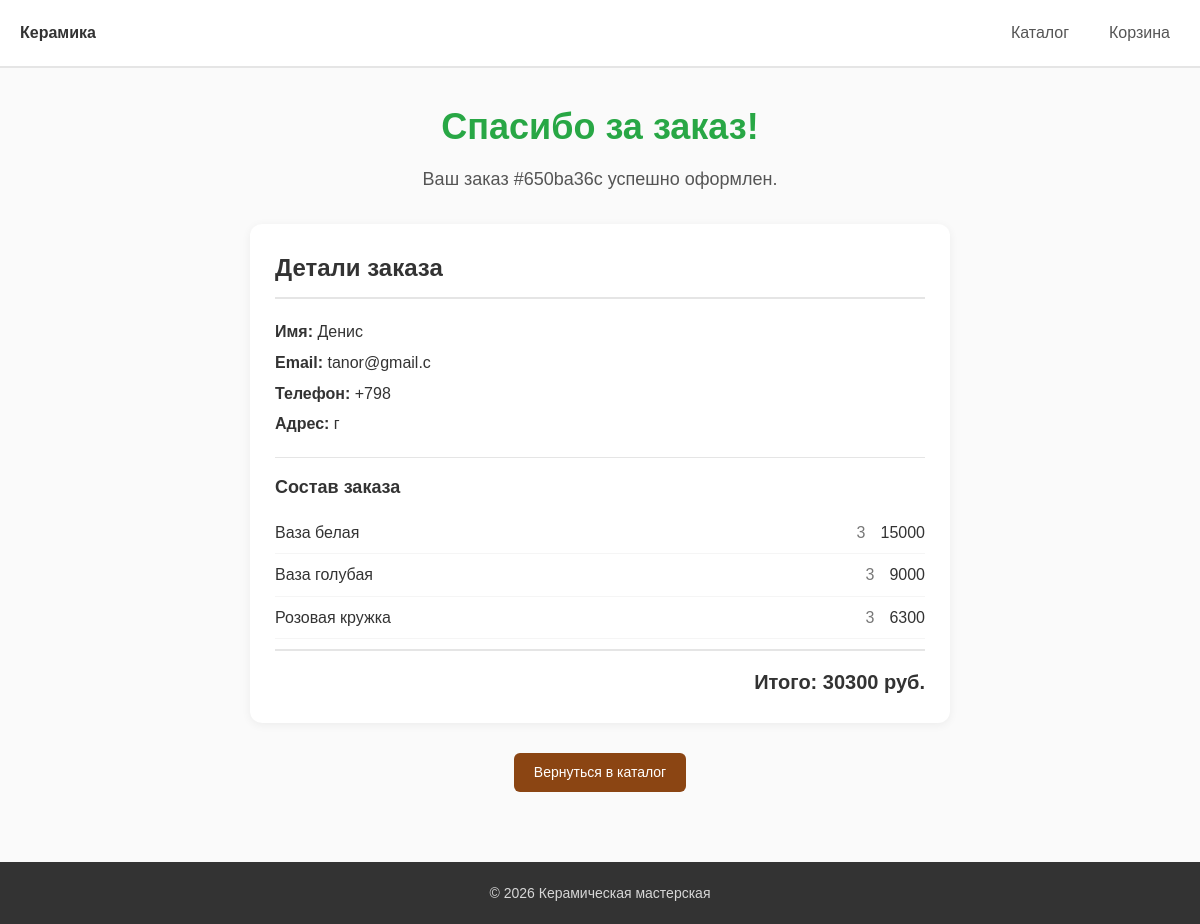
Page /order_success/650ba36c-2ae6-4519-8827-25fdb03f9259 on the committed database.
### tables this page shows
CREATE TABLE orders (
                 id TEXT PRIMARY KEY,
                 customer_name TEXT NOT NULL,
                 customer_email TEXT NOT NULL,
                 customer_phone TEXT,
                 customer_address TEXT,
                 items TEXT NOT NULL,
                 total INTEGER NOT NULL,
                 created_at TIMESTAMP DEFAULT CURRENT_TIMESTAMP
                 );

### app.py (the view)
@app.route("/order_success/<order_id>")
def order_success(order_id):
    order = get_order_by_id(order_id)
    if not order:
        flash("Заказ не найден", "error")
        return redirect(url_for("catalog"))
    order_items = order.get('items', {})
    return render_template("order_success.html", order=order, order_id=order_id, order_items=order_items)

### app.py (called while the page is built)
@app.context_processor
def inject_cart_count():
    cart = session.get("cart", {})
    return {"cart_count": sum(cart.values())}

### db.py (called while the page is built)
def get_db_connection():
    conn = sqlite3.connect("shop.db")
    conn.row_factory = sqlite3.Row
    return conn

def get_order_by_id(order_id):
    conn = get_db_connection()
    row = conn.execute("SELECT * FROM orders WHERE id = ?", (order_id,)).fetchone()
    conn.close()
    if not row:
        return None
    order = dict(row)
    order['items'] = json.loads(order['items'])
    return order

### templates/order_success.html (shortened to what this page needs)
{% extends 'base.html' %}
{% block content %}
    <div class="success-page">
        <h1 class="success-title">Спасибо за заказ!</h1>
        <p class="success-subtitle">Ваш заказ #{{order_id[:8]}} успешно оформлен.</p>
        <div class="order-details">
            <h2 class="section-title">Детали заказа</h2>
            <div class="order-customer">
                <p><strong>Имя: </strong>{{order.customer_name}}</p>
                <p><strong>Email: </strong>{{order.customer_email}}</p>
                {% if order.customer_phone %}
                    <p><strong>Телефон: </strong>{{order.customer_phone}}</p>
                {% endif %}
                {% if order.customer_address %}
                    <p><strong>Адрес: </strong>{{order.customer_address}}</p>
                {% endif %}
            </div>
            <h3 class="order-items-title">Состав заказа</h3>
            <ul class="order-items">
                {% for product_id, item in order_items.items() %}
                    <li class="order-item">
                        <span class="order-item-name">{{item.name}}</span>
                        <span class="order-item-qty">{{item.quantity}}</span>
                        <span class="order-item-price">{{item.price * item.quantity}}</span>
                    </li>
                {% endfor %}
            </ul>
            <div class="order-total">
                <strong>Итого: {{order.total}} руб.</strong>
            </div>
        </div>
        <div class="success-actions">
            <a href="{{url_for('catalog')}}" class="btn btn-primary">Вернуться в каталог</a>
        </div>
    </div>
{% endblock %}

### static/css/style.css (style rules this page uses)
* { margin: 0; padding: 0; box-sizing: border-box; }
body { font-family: Arial, Helvetica, sans-serif; line-height: 1.6; color: #333; background: #fafafa; }
.btn { display: inline-block; padding: 8px 20px; border: none; border-radius: 6px; cursor: pointer; font-size: 14px; font-weight: 500; text-decoration: none; text-align: center; transition: background 0.2s transform 0.1s; }
.btn-primary { background: #8b4513; color: #fff; }
.section-title { font-size: 24px; margin-bottom: 20px; padding-bottom: 10px; border-bottom: 2px solid #e5e5e5; }
.success-page { max-width: 700px; margin: 0 auto; text-align: center; }
.success-title { font-size: 36px; color: #28a745; margin-bottom: 10px; }
.success-subtitle { font-size: 18px; color: #555; margin-bottom: 30px; }
.order-details { text-align: left; background: #fff; padding: 25px; border-radius: 12px; box-shadow: 0 2px 10px rgba(0, 0, 0, 0.06); margin-bottom: 30px; }
.order-customer { margin-bottom: 20px; }
.order-customer p { margin: 5px 0; }
.order-items-title { font-size: 18px; margin: 20px 0 10px; padding-top: 15px; border-top: 1px solid #e5e5e5; }
.order-items { list-style: none; padding: 0; }
.order-item { display: flex; justify-content: space-between; padding: 8px 0; border-bottom: 1px solid #f5f5f5; }
.order-item-name { flex-grow: 1; }
.order-item-qty { color: #777; margin: 0 15px; }
.order-item-price { font-weight: 500; }
.order-total { font-size: 20px; text-align: right; padding-top: 15px; margin-top: 10px; border-top: 2px solid #e5e5e5; }
.success-actions { margin-top: 20px; }

### rows in the picture
orders: customer_name "Денис", customer_email "tanor@gmail.c", customer_phone "+798", customer_address "г", total "30300"

### other values in the picture
{{ order_id[:8] }} "650ba36c"
{{ item.name }} "Ваза белая" "Ваза голубая" "Розовая кружка"
{{ item.quantity }} "3" "3" "3"
{{ item.price * item.quantity }} "15000" "9000" "6300"
